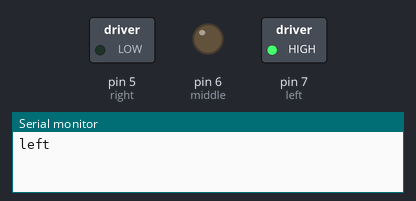
Simulated run of this sketch. Board: Arduino Uno, built with avr-gcc and run on an emulated ATmega328P. On the bench: switched loads named in the sketch (green lamp = pin HIGH), output pins drawn as LEDs (lit = HIGH), the last lines printed to the serial monitor.

Above: at 0.15 s.
At 0.85 s:
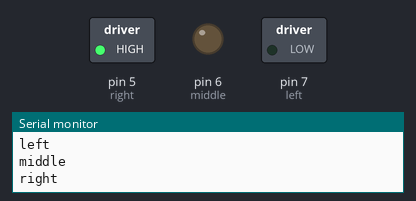
At 3.55 s:
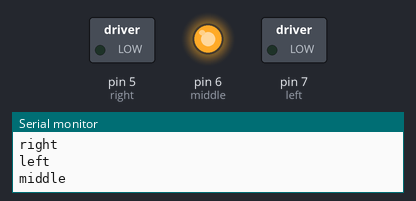
At 5.0 s:
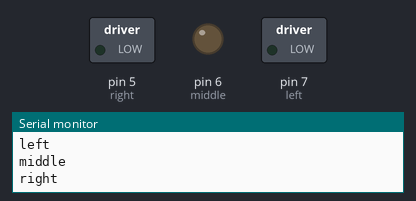
Timing chart, 0 to 7.0 s (numbered marks = the images above):
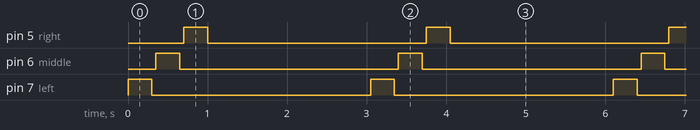

Measured:
- by itself, pin 5 (right), pin 6 (middle), pin 7 (left): alternates HIGH for 0.30 s and LOW for 2.8 s
- by itself, everything shown: repeats every 3.1 s, in 6 steps

The sketch:

Just_Haptics.ino
```cpp
const int left = 7;  // the number of the pushbutton pin
const int middle = 6; //motor transistor is connected to pin 3
const int right = 5;
void setup() {
  pinMode(left, OUTPUT);
  pinMode(middle, OUTPUT);
  pinMode(right, OUTPUT);

  Serial.begin(9600);
}

void loop() {
  Serial.println("left");
  digitalWrite(left, HIGH);
  delay(300);
  digitalWrite(left, LOW);
  delay(50);

  Serial.println("middle");
  digitalWrite(middle, HIGH);
  delay(300);
  digitalWrite(middle, LOW);
  delay(50);

  Serial.println("right");
  digitalWrite(right, HIGH);
  delay(300);
  digitalWrite(right, LOW);
  delay(50);

  delay(2000);
}
```
